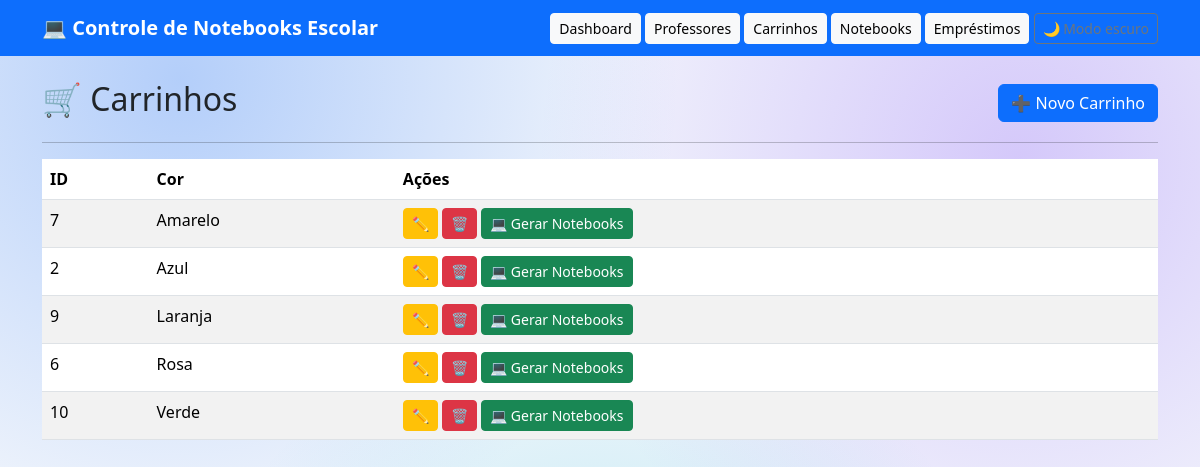
Page /paginas/carrinhos/index.php on the committed database.
### tables this page shows
CREATE TABLE carrinhos (
    id INTEGER PRIMARY KEY AUTOINCREMENT,
    cor TEXT NOT NULL,
    capacidade INTEGER DEFAULT 40
);

### paginas/carrinhos/index.php (the view)
<?php
include("../../includes/header.php");
include("../../includes/menu.php");
include("../../conexao.php");
$sql = "SELECT * FROM carrinhos ORDER BY cor";
$dados = $pdo->query($sql);
?>
<div class="container mt-4">
    <div class="d-flex justify-content-between align-items-center">
        <h2>🛒 Carrinhos</h2>
        <a href="form.php" class="btn btn-primary">
            ➕ Novo Carrinho
        </a>
    </div>
    <hr>
    <table class="table table-striped table-hover">
        <thead>
            <tr>
                <th>ID</th>
                <th>Cor</th>
                <th>Ações</th>
            </tr>
        </thead>
        <tbody>
            <?php foreach ($dados as $carrinho) { ?>
                <tr>
                    <td><?= $carrinho["id"] ?></td>
                    <td><?= $carrinho["cor"] ?></td>
                    <td>
                        <a href="form.php?id=<?= $carrinho["id"] ?>" class="btn btn-warning btn-sm">
                            ✏️
                        </a>
                        <a href="excluir.php?id=<?= $carrinho["id"] ?>" class="btn btn-danger btn-sm"
                            onclick="return confirm('Deseja realmente excluir este carrinho?')">
                            🗑️
                        </a>
                        <a href="gerar_notebooks.php?id=<?= $carrinho["id"] ?>"
                            class="btn btn-success btn-sm"
                            onclick="return confirm('Deseja gerar os 40 notebooks deste carrinho?')">
                            💻 Gerar Notebooks
                        </a>
                    </td>
                </tr>
            <?php } ?>
        </tbody>
    </table>
</div>
<?php
include("../../includes/footer.php");
?>

### assets/css/estilo.css (style rules this page uses)
body { background: radial-gradient(circle at 15% 10%, rgba(59, 130, 246, 0.35), transparent 40%), radial-gradient(circle at 85% 20%, rgba(139, 92, 246, 0.30), transparent 40%), radial-gradient(circle at 50% 90%, rgba(6, 182, 212, 0.25), transparent 45%), #f4f7fc; background-attachment: fixed; min-height: 100vh; }

### includes/header.php (style rules this page uses)
body { transition: background-color .2s ease, color .2s ease; }
.card, .form-control, .form-select, .navbar, .table { transition: background-color .2s ease, color .2s ease, border-color .2s ease; }

### rows in the picture
carrinhos: id "7", cor "Amarelo"
carrinhos: id "2", cor "Azul"
carrinhos: id "9", cor "Laranja"
carrinhos: id "6", cor "Rosa"
carrinhos: id "10", cor "Verde"
